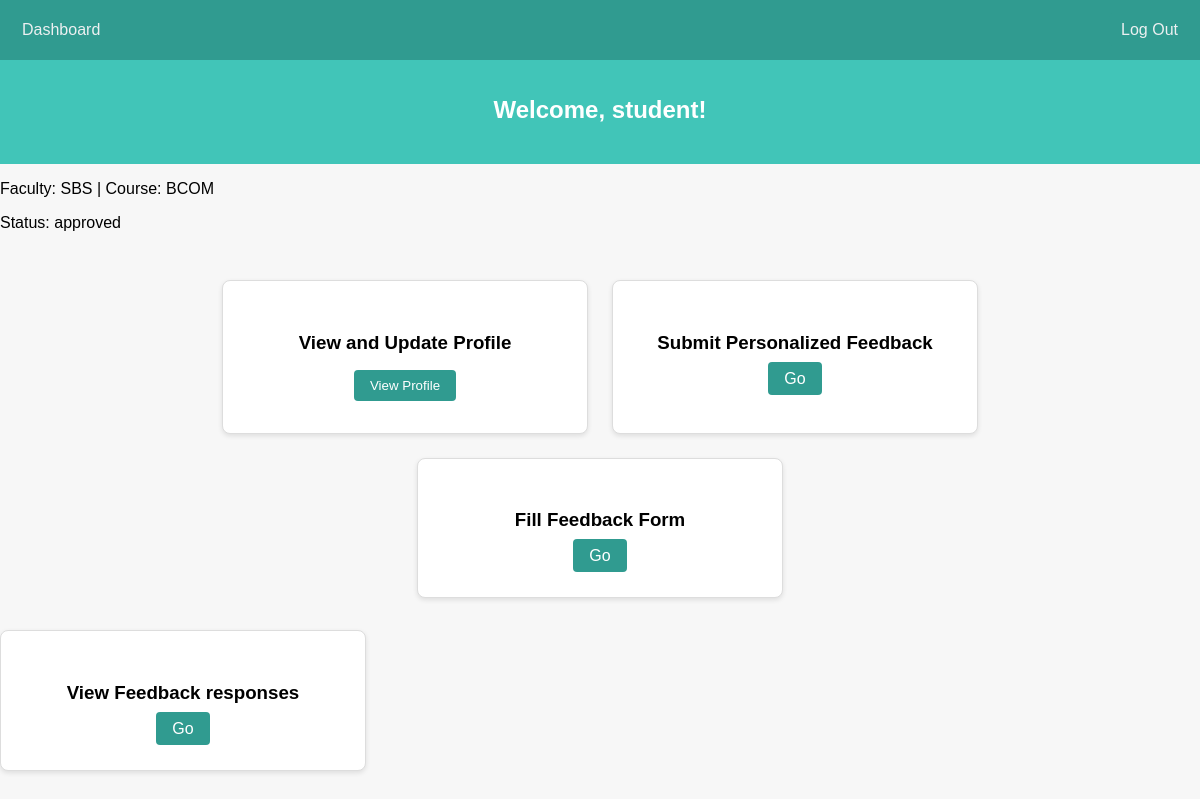
Screenshot of /studentdash.php (signed in) with the database file from the repository.
### tables this page shows
CREATE TABLE `students` (
  `student_id` int(11) NOT NULL,
  `user_id` int(11) NOT NULL,
  `first_name` varchar(150) NOT NULL,
  `last_name` varchar(150) NOT NULL,
  `email` varchar(100) NOT NULL,
  `faculty_name` varchar(100) DEFAULT NULL,
  `student_course` varchar(100) DEFAULT NULL,
  `year_of_study` int(11) NOT NULL,
  `password` varchar(255) NOT NULL,
  `faculty_id` int(11) DEFAULT NULL,
  `profile_photo` varchar(255) DEFAULT NULL,
  `status` enum('pending','approved','rejected') DEFAULT 'pending'
);

CREATE TABLE `users` (
  `user_id` int(11) NOT NULL,
  `firstName` varchar(255) NOT NULL,
  `lastName` varchar(255) NOT NULL,
  `email` varchar(100) NOT NULL,
  `password` varchar(255) NOT NULL,
  `role` int(11) NOT NULL,
  `status` enum('pending','approved','rejected') DEFAULT 'pending'
);

CREATE TABLE `faculty` (
  `faculty_id` int(11) NOT NULL,
  `faculty_name` varchar(100) NOT NULL
);

### studentdash.php (the view, shortened to what this page needs)
<?php
include("include/dbconnect.php");
$user_id = $_SESSION['user_id'];
$stmt = $conn->prepare("
    SELECT s.faculty_id, s.student_course, s.status,
           u.firstName, u.lastName, u.email
    FROM students s
    JOIN users u ON s.user_id = u.user_id
    WHERE s.user_id = ?
");
$stmt->bind_param("i", $user_id);
$stmt->execute();
$result = $stmt->get_result();
$student = $result->fetch_assoc();
$facultyName = "Unknown";
if (!empty($student['faculty_id'])) {
    $fstmt = $conn->prepare("SELECT faculty_name FROM faculty WHERE faculty_id = ?");
    $fstmt->bind_param("i", $student['faculty_id']);
    $fstmt->execute();
    $fresult = $fstmt->get_result();
    if ($frow = $fresult->fetch_assoc()) {
        $facultyName = $frow['faculty_name'];
    }
}
?>
<!DOCTYPE html>
<html lang="en">
<head>
  <link rel="stylesheet" href="studentdash.css" />
</head>
<body>
  <nav class="navbar">
    <div class="nav-left">
      <ul>
        <li><a href="studentdash.php">Dashboard</a></li>
      </ul>
    </div>
    <div class="nav-right">
      <a href="signin.php" class="logout-btn">Log Out</a>
    </div>
  </nav>
<div class="banner">
  <h2>Welcome, <?= htmlspecialchars($student['firstName']) ?>!</h2>
  </div>
  <p>Faculty: <?= htmlspecialchars($facultyName) ?> | Course: <?= htmlspecialchars($student['student_course']) ?></p>
  <p>Status: <?= htmlspecialchars($student['status']) ?></p>
  <div class="cards-container">
    <div class="card">
      <h3>View and Update Profile</h3>
      <button id="openProfileBtn">View Profile</button>
    </div>
    <div class="card">
      <h3>Submit Personalized Feedback</h3>
      <a href="student_feedback.php" class="card-btn">Go</a>
    </div>
    <div class="card">
      <h3>Fill Feedback Form</h3>
      <a href="feedback_form.php" class="card-btn">Go</a>
    </div>
  </div>
   <div class="card">
      <h3>View Feedback responses</h3>
      <a href="student_view_responses.php" class="card-btn">Go</a>
    </div>
</body>
</html>

### studentdash.css (style rules this page uses)
body { font-family: Arial, sans-serif; background: #f7f7f7; margin: 0; padding: 0; }
.navbar { display: flex; justify-content: space-between; align-items: center; background-color: #309B90; padding: 0 10px; height: 60px; }
.nav-left ul { display: flex; list-style: none; margin: 0; padding: 0; }
.nav-left ul li { margin-right: 20px; }
.nav-left ul li a { color: #ecf0f1; text-decoration: none; font-weight: 500; padding: 8px 12px; border-radius: 4px; transition: background 0.3s; }
.nav-right .logout-btn { color: #ecf0f1; text-decoration: none; font-weight: 500; padding: 8px 12px; border-radius: 4px; background-color: #309B90; transition: background 0.3s; }
h2 { text-align: center; margin-top: 1rem; }
.cards-container { display: flex; justify-content: center; gap: 1.5rem; flex-wrap: wrap; padding: 2rem; }
.card { background: #fff; border: 1px solid #ddd; padding: 2rem; width: 300px; text-align: center; border-radius: 8px; box-shadow: 0 2px 5px rgba(0,0,0,0.1); }
.card h3 { margin-bottom: 1rem; }
.card button, .card a { background: #309B90; color: #fff; padding: 0.5rem 1rem; border: none; text-decoration: none; border-radius: 4px; cursor: pointer; }
.banner { background: #41c5b8; color: white; text-align: center; padding: 20px; }

### rows the page displays
students: user.firstName "student", student_course "BCOM", status "approved"
faculty: faculty_name "SBS"
